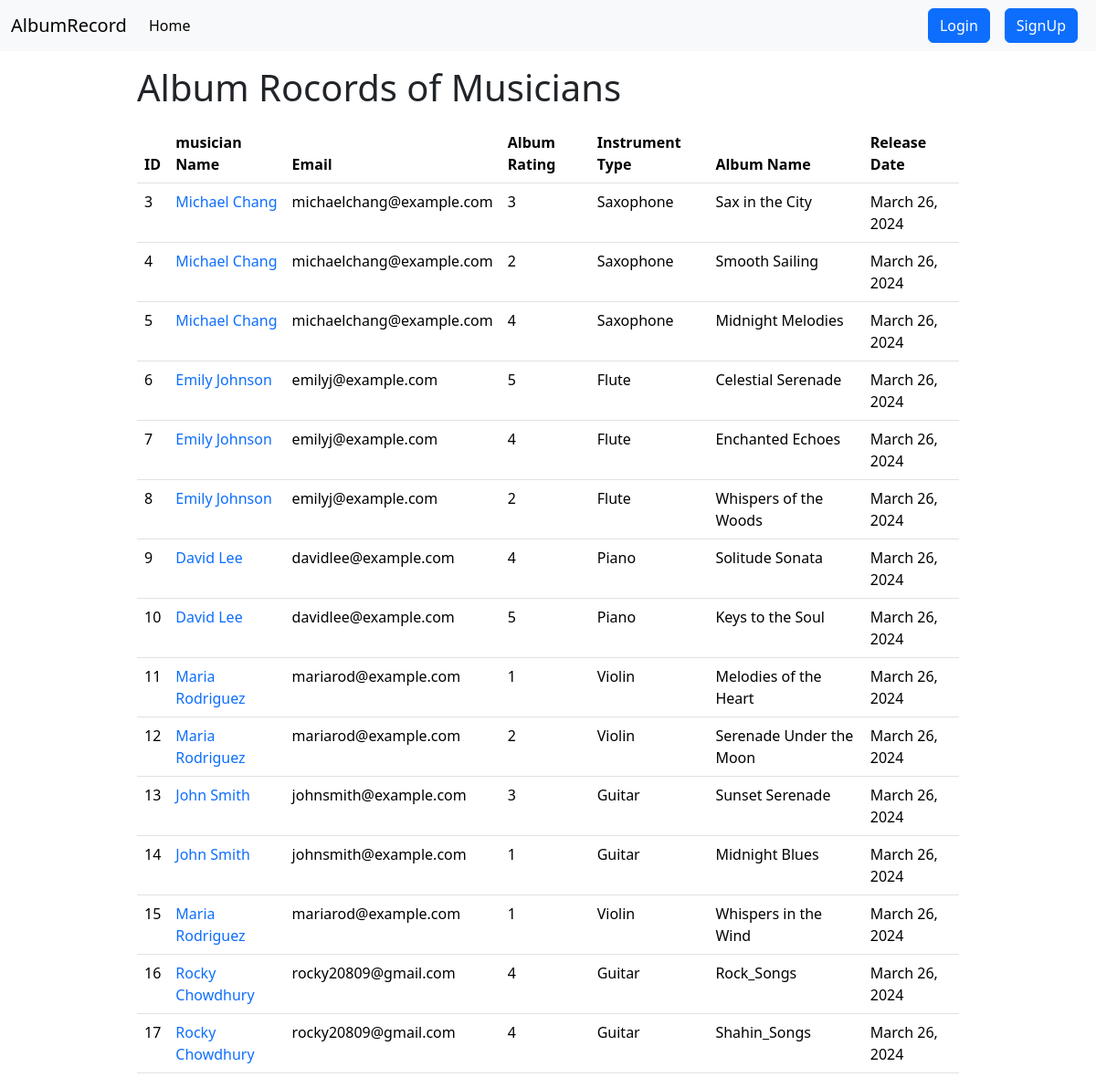
Before: / with the older database file.
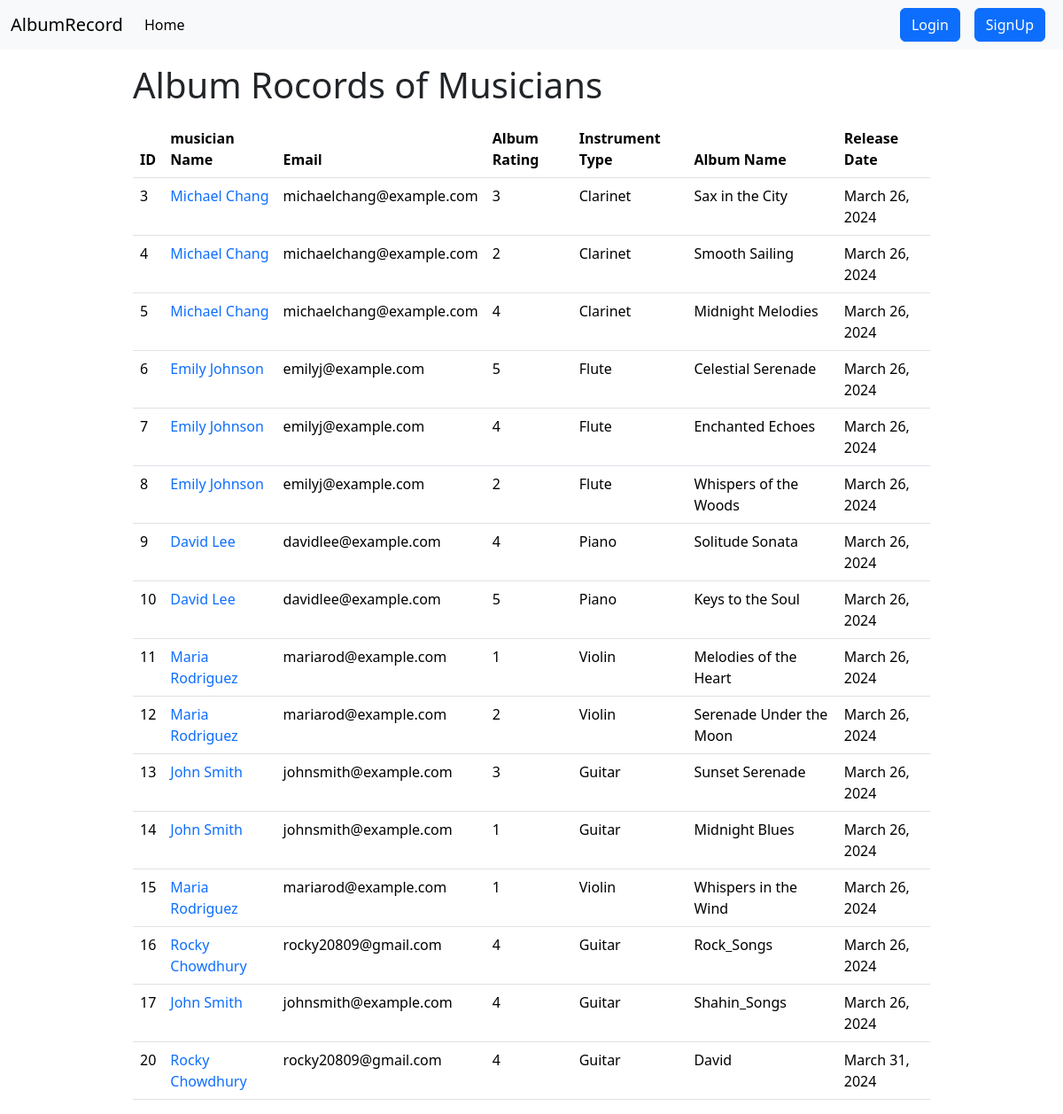
After: the same page with the newer database file.
### Album/models.py (models this page shows, shortened)
class Album(models.Model):
    name=models.CharField(max_length=50)
    musician = models.ForeignKey(Musician, on_delete=models.CASCADE)
    release_date = models.DateField(auto_now_add=True)
    rating_choices=[('1','1'),('2','2'),('3','3'),('4','4'),('5','5')]
    rating = models.CharField(max_length=1, choices = rating_choices)

### musician/models.py (models this page shows, shortened)
class Musician(models.Model):
    first_name = models.CharField(max_length=100)
    last_name = models.CharField(max_length=100)
    email = models.EmailField()
    phone_number = models.CharField(max_length=12)
    INSTRUMENT_CHOICES = [
        ('Guitar', 'Guitar'),
        ('Piano', 'Piano'),
        ('Violin', 'Violin'),
        ('Drums', 'Drums'),
        ('Saxophone', 'Saxophone'),
        ('Trumpet', 'Trumpet'),
        ('Bass Guitar', 'Bass Guitar'),
        ('Flute', 'Flute'),
        ('Clarinet', 'Clarinet'),
        ('Cello', 'Cello'),
        ('Harp', 'Harp'),
    ]
    instrument_type = models.CharField(max_length=20, choices=INSTRUMENT_CHOICES)

### Musicians_Directory/views.py (the view)
# urls.py: 2. Add a URL to urlpatterns:  path('', views.home, name='home')
def home(request):
    data= Album.objects.all()
    return render(request,'home.html',{'data':data})

### templates/home.html (shortened to what this page needs)
{% extends 'base.html' %}
{% block content %}
<div class="w-75 m-auto mt-3">
    <h1>Album Rocords of Musicians</h1>
    <table class="table mt-3">
        <thead>
            <tr>
                <th scope="col">ID</th>
                <th scope="col">musician Name</th>
                <th scope="col">Email</th>
                <th scope="col">Album Rating</th>
                <th scope="col">Instrument Type</th>
                <th scope="col">Album Name</th>
                <th scope="col">Release Date</th>
            </tr>
        </thead>
        <tbody>
            {% for album in data %}
            <tr>
                <td>{{album.id}}</td>
                <td><a class="text-decoration-none" href="{% url 'edit_musician' album.musician.id %}">{{album.musician.first_name}} {{album.musician.last_name}}</a></td>
                <td>{{album.musician.email}}</td>
                <td>{{album.rating}}</td>
                <td>{{album.musician.instrument_type}}</td>
                <td>{{album.name}}</td>
                <td>{{album.release_date}}</td>
            </tr>
            {% endfor %}
        </tbody>
    </table>
</div>
{% endblock %}

Changed rows visible on the page:
changed through a linked row, Album "Sax in the City": musician.instrument_type "Saxophone" → "Clarinet"
changed through a linked row, Album "Smooth Sailing": musician.instrument_type "Saxophone" → "Clarinet"
changed through a linked row, Album "Midnight Melodies": musician.instrument_type "Saxophone" → "Clarinet"
changed Album "Shahin_Songs": musician.first_name "Rocky" → "John"; musician.last_name "Chowdhury" → "Smith"; musician.email "rocky20809@gmail.com" → "johnsmith@example.com"
added Album: id "20", musician.first_name "Rocky", musician.last_name "Chowdhury", musician.email "rocky20809@gmail.com", rating "4", musician.instrument_type "Guitar", name "David", release_date "March 31, 2024"
